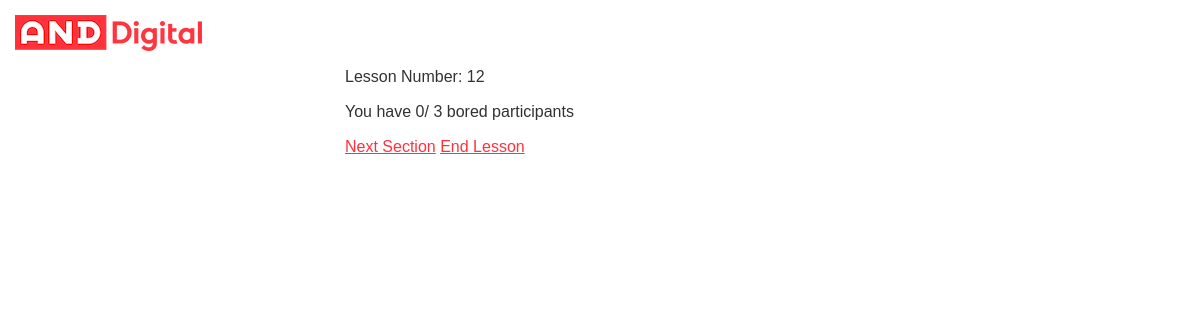
Screenshot of /lesson/12/nextsection with the database file from the repository.
### boredometer_app/models.py (models this page shows, shortened)
class Lesson(models.Model):
    id = models.CharField(unique=True, max_length=6, primary_key=True)
    section_number = models.IntegerField(default=0)
    participants = models.IntegerField(default=0)
    amount_bored = models.IntegerField(default=0)
    @staticmethod
    def get(lesson_id):
        lesson_id = lesson_id.lower()
        try:
            return Lesson.objects.get(id=lesson_id)
        except ObjectDoesNotExist:
            raise ObjectDoesNotExist
    def clear_bored(self):
        self.amount_bored = 0
        self.save()
    def next_section(self):
        self.section_number += 1
        self.save()

### boredometer_app/views.py (the view)
# urls.py: path('lesson/<str:lesson_id>/nextsection', main_views.next_section, name='next_section'),
def next_section(req, lesson_id):
    lesson = Lesson.get(lesson_id)
    lesson.clear_bored()
    lesson.next_section()
    return render(req, 'view_lesson.html', {'lesson': lesson})

### templates/view_lesson.html
{% extends 'base_template.html' %}
{% load static %}
{% block content %}
<div data-mod="refresh-screen">
    <p>Lesson Number: <span id="lessonNumber">{{ lesson.id }}</span></p>
    <p>You have <span id="amountBored">{{ lesson.amount_bored }}</span>/
        <span id="participants">{{ lesson.participants }}</span> bored participants</p>
    <a href="{% url 'next_section' lesson_id=lesson.id %}">Next Section</a>
    <a href="{% url 'end_lesson' lesson_id=lesson.id %}">End Lesson</a>
</div>
{% endblock %}

### rows the page displays
Lesson: id "12", amount_bored "0", participants "3"
